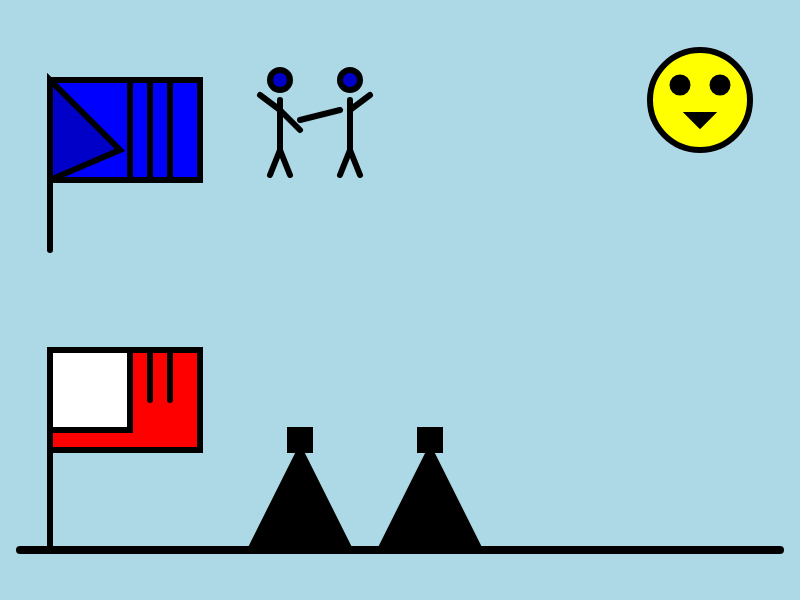
Frame 1 (no input)
Frame 60 (no input): identical to frame 1, image omitted
Frame 120 (the mouse pressed at the canvas centre since frame 60): identical to frame 1, image omitted

The p5.js sketch that drew this single still picture (run headless with seeded random() and noise() and a simulated clock; from frame 60 on, the mouse is pressed at the canvas centre):

// p5.js sketch
// ── sketch.js
function setup() {
  createCanvas(800, 600);
  background(173, 216, 230); // Sky blue background
  strokeWeight(6);
  stroke(0);
  noFill();

  // --- SUN ---
  fill(255, 255, 0);
  ellipse(700, 100, 100, 100); // Sun body
  fill(0);
  ellipse(680, 85, 15, 15); // Left eye
  ellipse(720, 85, 15, 15); // Right eye
  triangle(690, 115, 710, 115, 700, 125); // Mouth

  // --- UPPER BLUE FLAG ---
  stroke(0);
  fill(0, 0, 255);
  rect(50, 80, 150, 100); // Main blue area
  fill(0);
  line(50, 80, 50, 250); // Flag pole
  fill(0, 0, 255);
  rect(130, 80, 70, 100); // Right side stripes
  line(150, 80, 150, 180);
  line(170, 80, 170, 180);
  fill(0, 0, 200);
  triangle(50, 80, 120, 150, 50, 180); // Inner triangle pattern

  // --- STICK FIGURES (TOP AREA) ---
  stroke(0);
  strokeWeight(6);

  // Left stick figure
  line(280, 100, 280, 150); // Body
  ellipse(280, 80, 20, 20); // Head
  line(280, 110, 260, 95); // Left arm
  line(280, 110, 300, 130); // Right arm
  line(280, 150, 270, 175); // Left leg
  line(280, 150, 290, 175); // Right leg

  // Right stick figure
  line(350, 100, 350, 150); // Body
  ellipse(350, 80, 20, 20); // Head
  line(350, 110, 370, 95); // Arm
  line(350, 150, 340, 175); // Left leg
  line(350, 150, 360, 175); // Right leg

  // Connection between them (holding hands)
  line(300, 120, 340, 110);

  // --- LOWER RED-WHITE FLAG ---
  fill(255, 0, 0);
  stroke(0);
  rect(50, 350, 150, 100); // Red area
  fill(255);
  rect(50, 350, 80, 80); // White area
  fill(255, 0, 0);
  line(50, 350, 50, 550); // Flag pole
  line(150, 350, 150, 400); // Inner detail lines
  line(170, 350, 170, 400);

  // --- TENTS (BOTTOM AREA) ---
  fill(0);
  stroke(0);
  triangle(250, 550, 300, 450, 350, 550); // Left tent
  rect(290, 430, 20, 20); // Left tent top
  triangle(380, 550, 430, 450, 480, 550); // Right tent
  rect(420, 430, 20, 20); // Right tent top

  // --- GROUND LINE ---
  strokeWeight(8);
  line(20, 550, 780, 550);
}

function draw() {
  // Static scene (no animation)
}
